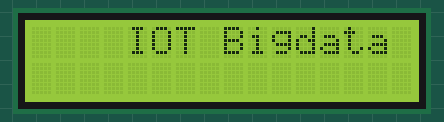
This sketch was run on a simulated Arduino Uno, built with avr-gcc and run on an emulated ATmega328P. Shown: 16×2 character LCD.

Above: at 0.1 s.
At 1.1 s:
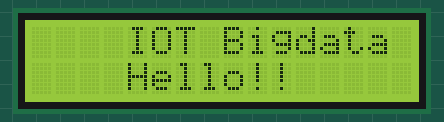
At 2.2 s:
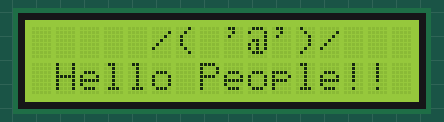
At 3.2 s:
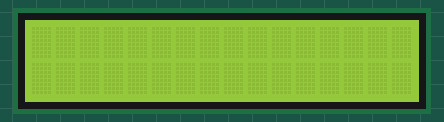

Measured:
- by itself, everything shown: repeats every 4.1 s, in 4 steps
- what the display in image 1 shows lasts 1.0 s, from 1.1 s to 2.1 s

The sketch:

sketch_lcdtest.ino
```cpp
#include <LiquidCrystal_I2C.h>
#include <Wire.h>

// 16x2 LCD객체를 생성합니다. 이때 확인한 I2C의 주소값을 넣어줍니다.
LiquidCrystal_I2C lcd(0x27, 16, 2);

void setup() {
  // 초기 사용시 I2C LCD 초기화 및 LCD 백라이트를 켜줍니다.
  lcd.init();
  lcd.backlight();
}

void loop() {

  int value = 1;
  for(value=1; value<4 ; value++)
  {
    if(value=1){
      lcd.setCursor(0,0);           // 0번 행 0번 열부터 출력합니다.
      lcd.print("    IOT Bigdata    ");
      delay(1000);
    }
    if(value=2){
      lcd.setCursor(0,1);           // 1번 행 0번 열부터 출력합니다.
      lcd.print("    Hello!!    ");
      delay(1000);
    }
     if(value=3){
      lcd.setCursor(0,0);           // 0번 행 0번 열부터 출력합니다.
      lcd.print("     /( '@')/     ");
      lcd.setCursor(0,1);           // 1번 행 0번 열부터 출력합니다.
      lcd.print(" Hello People!! ");
      delay(1000);
     }

  lcd.clear();
  }
  delay(1000);

}
```
